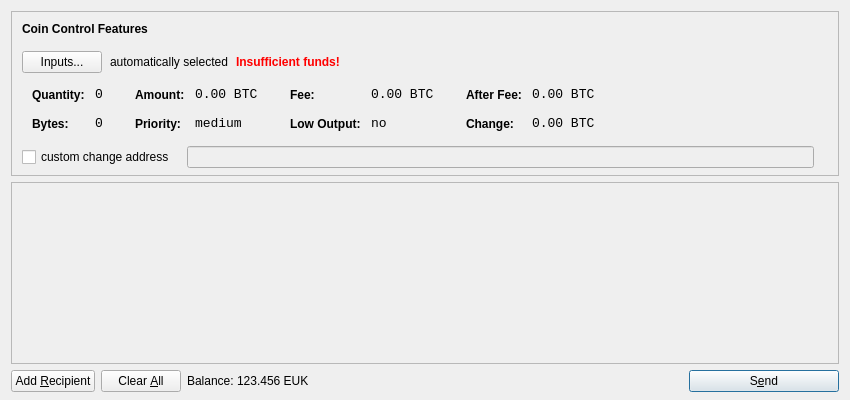
<?xml version="1.0" encoding="UTF-8"?>
<ui version="4.0">
 <class>SendCoinsDialog</class>
 <widget class="QDialog" name="SendCoinsDialog">
  <property name="geometry">
   <rect>
    <x>0</x>
    <y>0</y>
    <width>850</width>
    <height>400</height>
   </rect>
  </property>
  <property name="windowTitle">
   <string>Send Coins</string>
  </property>
  <layout class="QVBoxLayout" name="verticalLayout" stretch="0,1,0">
   <property name="bottomMargin">
    <number>8</number>
   </property>
   <item>
    <widget class="QFrame" name="frameCoinControl">
     <property name="sizePolicy">
      <sizepolicy hsizetype="Expanding" vsizetype="Expanding">
       <horstretch>0</horstretch>
       <verstretch>0</verstretch>
      </sizepolicy>
     </property>
     <property name="maximumSize">
      <size>
       <width>16777215</width>
       <height>16777215</height>
      </size>
     </property>
     <property name="frameShape">
      <enum>QFrame::StyledPanel</enum>
     </property>
     <property name="frameShadow">
      <enum>QFrame::Sunken</enum>
     </property>
     <layout class="QVBoxLayout" name="verticalLayoutCoinControl2">
      <property name="spacing">
       <number>-1</number>
      </property>
      <property name="leftMargin">
       <number>0</number>
      </property>
      <property name="topMargin">
       <number>0</number>
      </property>
      <property name="rightMargin">
       <number>0</number>
      </property>
      <property name="bottomMargin">
       <number>6</number>
      </property>
      <item>
       <layout class="QVBoxLayout" name="verticalLayoutCoinControl" stretch="0,0,0,0,1">
        <property name="spacing">
         <number>0</number>
        </property>
        <property name="leftMargin">
         <number>10</number>
        </property>
        <property name="topMargin">
         <number>10</number>
        </property>
        <item>
         <layout class="QHBoxLayout" name="horizontalLayoutCoinControl1">
          <property name="bottomMargin">
           <number>15</number>
          </property>
          <item>
           <widget class="QLabel" name="labelCoinControlFeatures">
            <property name="sizePolicy">
             <sizepolicy hsizetype="Preferred" vsizetype="Maximum">
              <horstretch>0</horstretch>
              <verstretch>0</verstretch>
             </sizepolicy>
            </property>
            <property name="font">
             <font>
              <weight>75</weight>
              <bold>true</bold>
             </font>
            </property>
            <property name="styleSheet">
             <string notr="true">font-weight:bold;</string>
            </property>
            <property name="text">
             <string>Coin Control Features</string>
            </property>
           </widget>
          </item>
         </layout>
        </item>
        <item>
         <layout class="QHBoxLayout" name="horizontalLayoutCoinControl2" stretch="0,0,0,0">
          <property name="spacing">
           <number>8</number>
          </property>
          <property name="bottomMargin">
           <number>10</number>
          </property>
          <item>
           <widget class="QPushButton" name="pushButtonCoinControl">
            <property name="styleSheet">
             <string notr="true"/>
            </property>
            <property name="text">
             <string>Inputs...</string>
            </property>
           </widget>
          </item>
          <item>
           <widget class="QLabel" name="labelCoinControlAutomaticallySelected">
            <property name="text">
             <string>automatically selected</string>
            </property>
            <property name="margin">
             <number>5</number>
            </property>
           </widget>
          </item>
          <item>
           <widget class="QLabel" name="labelCoinControlInsuffFunds">
            <property name="font">
             <font>
              <weight>75</weight>
              <bold>true</bold>
             </font>
            </property>
            <property name="styleSheet">
             <string notr="true">color:red;font-weight:bold;</string>
            </property>
            <property name="text">
             <string>Insufficient funds!</string>
            </property>
            <property name="margin">
             <number>5</number>
            </property>
           </widget>
          </item>
          <item>
           <spacer name="horizontalSpacerCoinControl">
            <property name="orientation">
             <enum>Qt::Horizontal</enum>
            </property>
            <property name="sizeHint" stdset="0">
             <size>
              <width>40</width>
              <height>1</height>
             </size>
            </property>
           </spacer>
          </item>
         </layout>
        </item>
        <item>
         <widget class="QWidget" name="widgetCoinControl" native="true">
          <property name="sizePolicy">
           <sizepolicy hsizetype="Preferred" vsizetype="Preferred">
            <horstretch>0</horstretch>
            <verstretch>0</verstretch>
           </sizepolicy>
          </property>
          <property name="minimumSize">
           <size>
            <width>0</width>
            <height>0</height>
           </size>
          </property>
          <property name="styleSheet">
           <string notr="true"/>
          </property>
          <layout class="QHBoxLayout" name="horizontalLayoutCoinControl5">
           <property name="margin">
            <number>0</number>
           </property>
           <item>
            <layout class="QHBoxLayout" name="horizontalLayoutCoinControl3" stretch="0,0,0,1">
             <property name="spacing">
              <number>20</number>
             </property>
             <property name="topMargin">
              <number>0</number>
             </property>
             <property name="bottomMargin">
              <number>10</number>
             </property>
             <item>
              <layout class="QFormLayout" name="formLayoutCoinControl1">
               <property name="horizontalSpacing">
                <number>10</number>
               </property>
               <property name="verticalSpacing">
                <number>14</number>
               </property>
               <property name="leftMargin">
                <number>10</number>
               </property>
               <property name="topMargin">
                <number>4</number>
               </property>
               <property name="rightMargin">
                <number>6</number>
               </property>
               <item row="0" column="0">
                <widget class="QLabel" name="labelCoinControlQuantityText">
                 <property name="styleSheet">
                  <string notr="true">font-weight:bold;</string>
                 </property>
                 <property name="text">
                  <string>Quantity:</string>
                 </property>
                 <property name="margin">
                  <number>0</number>
                 </property>
                </widget>
               </item>
               <item row="0" column="1">
                <widget class="QLabel" name="labelCoinControlQuantity">
                 <property name="font">
                  <font>
                   <family>Monospace</family>
                   <pointsize>10</pointsize>
                  </font>
                 </property>
                 <property name="cursor">
                  <cursorShape>IBeamCursor</cursorShape>
                 </property>
                 <property name="contextMenuPolicy">
                  <enum>Qt::ActionsContextMenu</enum>
                 </property>
                 <property name="text">
                  <string notr="true">0</string>
                 </property>
                 <property name="margin">
                  <number>0</number>
                 </property>
                 <property name="textInteractionFlags">
                  <set>Qt::LinksAccessibleByMouse|Qt::TextSelectableByKeyboard|Qt::TextSelectableByMouse</set>
                 </property>
                </widget>
               </item>
               <item row="1" column="0">
                <widget class="QLabel" name="labelCoinControlBytesText">
                 <property name="styleSheet">
                  <string notr="true">font-weight:bold;</string>
                 </property>
                 <property name="text">
                  <string>Bytes:</string>
                 </property>
                </widget>
               </item>
               <item row="1" column="1">
                <widget class="QLabel" name="labelCoinControlBytes">
                 <property name="font">
                  <font>
                   <family>Monospace</family>
                   <pointsize>10</pointsize>
                  </font>
                 </property>
                 <property name="cursor">
                  <cursorShape>IBeamCursor</cursorShape>
                 </property>
                 <property name="contextMenuPolicy">
                  <enum>Qt::ActionsContextMenu</enum>
                 </property>
                 <property name="text">
                  <string notr="true">0</string>
                 </property>
                 <property name="textInteractionFlags">
                  <set>Qt::LinksAccessibleByMouse|Qt::TextSelectableByKeyboard|Qt::TextSelectableByMouse</set>
                 </property>
                </widget>
               </item>
              </layout>
             </item>
             <item>
              <layout class="QFormLayout" name="formLayoutCoinControl2">
               <property name="horizontalSpacing">
                <number>10</number>
               </property>
               <property name="verticalSpacing">
                <number>14</number>
               </property>
               <property name="leftMargin">
                <number>6</number>
               </property>
               <property name="topMargin">
                <number>4</number>
               </property>
               <property name="rightMargin">
                <number>6</number>
               </property>
               <item row="0" column="0">
                <widget class="QLabel" name="labelCoinControlAmountText">
                 <property name="styleSheet">
                  <string notr="true">font-weight:bold;</string>
                 </property>
                 <property name="text">
                  <string>Amount:</string>
                 </property>
                 <property name="margin">
                  <number>0</number>
                 </property>
                </widget>
               </item>
               <item row="0" column="1">
                <widget class="QLabel" name="labelCoinControlAmount">
                 <property name="font">
                  <font>
                   <family>Monospace</family>
                   <pointsize>10</pointsize>
                  </font>
                 </property>
                 <property name="cursor">
                  <cursorShape>IBeamCursor</cursorShape>
                 </property>
                 <property name="contextMenuPolicy">
                  <enum>Qt::ActionsContextMenu</enum>
                 </property>
                 <property name="text">
                  <string notr="true">0.00 BTC</string>
                 </property>
                 <property name="textInteractionFlags">
                  <set>Qt::LinksAccessibleByMouse|Qt::TextSelectableByKeyboard|Qt::TextSelectableByMouse</set>
                 </property>
                </widget>
               </item>
               <item row="1" column="0">
                <widget class="QLabel" name="labelCoinControlPriorityText">
                 <property name="styleSheet">
                  <string notr="true">font-weight:bold;</string>
                 </property>
                 <property name="text">
                  <string>Priority:</string>
                 </property>
                </widget>
               </item>
               <item row="1" column="1">
                <widget class="QLabel" name="labelCoinControlPriority">
                 <property name="font">
                  <font>
                   <family>Monospace</family>
                   <pointsize>10</pointsize>
                  </font>
                 </property>
                 <property name="cursor">
                  <cursorShape>IBeamCursor</cursorShape>
                 </property>
                 <property name="contextMenuPolicy">
                  <enum>Qt::ActionsContextMenu</enum>
                 </property>
                 <property name="text">
                  <string>medium</string>
                 </property>
                 <property name="textInteractionFlags">
                  <set>Qt::LinksAccessibleByMouse|Qt::TextSelectableByKeyboard|Qt::TextSelectableByMouse</set>
                 </property>
                </widget>
               </item>
              </layout>
             </item>
             <item>
              <layout class="QFormLayout" name="formLayoutCoinControl3">
               <property name="horizontalSpacing">
                <number>10</number>
               </property>
               <property name="verticalSpacing">
                <number>14</number>
               </property>
               <property name="leftMargin">
                <number>6</number>
               </property>
               <property name="topMargin">
                <number>4</number>
               </property>
               <property name="rightMargin">
                <number>6</number>
               </property>
               <item row="0" column="0">
                <widget class="QLabel" name="labelCoinControlFeeText">
                 <property name="styleSheet">
                  <string notr="true">font-weight:bold;</string>
                 </property>
                 <property name="text">
                  <string>Fee:</string>
                 </property>
                 <property name="margin">
                  <number>0</number>
                 </property>
                </widget>
               </item>
               <item row="0" column="1">
                <widget class="QLabel" name="labelCoinControlFee">
                 <property name="font">
                  <font>
                   <family>Monospace</family>
                   <pointsize>10</pointsize>
                  </font>
                 </property>
                 <property name="cursor">
                  <cursorShape>IBeamCursor</cursorShape>
                 </property>
                 <property name="contextMenuPolicy">
                  <enum>Qt::ActionsContextMenu</enum>
                 </property>
                 <property name="text">
                  <string notr="true">0.00 BTC</string>
                 </property>
                 <property name="textInteractionFlags">
                  <set>Qt::LinksAccessibleByMouse|Qt::TextSelectableByKeyboard|Qt::TextSelectableByMouse</set>
                 </property>
                </widget>
               </item>
               <item row="1" column="0">
                <widget class="QLabel" name="labelCoinControlLowOutputText">
                 <property name="styleSheet">
                  <string notr="true">font-weight:bold;</string>
                 </property>
                 <property name="text">
                  <string>Low Output:</string>
                 </property>
                </widget>
               </item>
               <item row="1" column="1">
                <widget class="QLabel" name="labelCoinControlLowOutput">
                 <property name="font">
                  <font>
                   <family>Monospace</family>
                   <pointsize>10</pointsize>
                  </font>
                 </property>
                 <property name="cursor">
                  <cursorShape>IBeamCursor</cursorShape>
                 </property>
                 <property name="contextMenuPolicy">
                  <enum>Qt::ActionsContextMenu</enum>
                 </property>
                 <property name="text">
                  <string>no</string>
                 </property>
                 <property name="textInteractionFlags">
                  <set>Qt::LinksAccessibleByMouse|Qt::TextSelectableByKeyboard|Qt::TextSelectableByMouse</set>
                 </property>
                </widget>
               </item>
              </layout>
             </item>
             <item>
              <layout class="QFormLayout" name="formLayoutCoinControl4">
               <property name="horizontalSpacing">
                <number>10</number>
               </property>
               <property name="verticalSpacing">
                <number>14</number>
               </property>
               <property name="leftMargin">
                <number>6</number>
               </property>
               <property name="topMargin">
                <number>4</number>
               </property>
               <property name="rightMargin">
                <number>6</number>
               </property>
               <item row="0" column="0">
                <widget class="QLabel" name="labelCoinControlAfterFeeText">
                 <property name="styleSheet">
                  <string notr="true">font-weight:bold;</string>
                 </property>
                 <property name="text">
                  <string>After Fee:</string>
                 </property>
                 <property name="margin">
                  <number>0</number>
                 </property>
                </widget>
               </item>
               <item row="0" column="1">
                <widget class="QLabel" name="labelCoinControlAfterFee">
                 <property name="font">
                  <font>
                   <family>Monospace</family>
                   <pointsize>10</pointsize>
                  </font>
                 </property>
                 <property name="cursor">
                  <cursorShape>IBeamCursor</cursorShape>
                 </property>
                 <property name="contextMenuPolicy">
                  <enum>Qt::ActionsContextMenu</enum>
                 </property>
                 <property name="text">
                  <string notr="true">0.00 BTC</string>
                 </property>
                 <property name="textInteractionFlags">
                  <set>Qt::LinksAccessibleByMouse|Qt::TextSelectableByKeyboard|Qt::TextSelectableByMouse</set>
                 </property>
                </widget>
               </item>
               <item row="1" column="0">
                <widget class="QLabel" name="labelCoinControlChangeText">
                 <property name="styleSheet">
                  <string notr="true">font-weight:bold;</string>
                 </property>
                 <property name="text">
                  <string>Change:</string>
                 </property>
                </widget>
               </item>
               <item row="1" column="1">
                <widget class="QLabel" name="labelCoinControlChange">
                 <property name="font">
                  <font>
                   <family>Monospace</family>
                   <pointsize>10</pointsize>
                  </font>
                 </property>
                 <property name="cursor">
                  <cursorShape>IBeamCursor</cursorShape>
                 </property>
                 <property name="contextMenuPolicy">
                  <enum>Qt::ActionsContextMenu</enum>
                 </property>
                 <property name="text">
                  <string notr="true">0.00 BTC</string>
                 </property>
                 <property name="textInteractionFlags">
                  <set>Qt::LinksAccessibleByMouse|Qt::TextSelectableByKeyboard|Qt::TextSelectableByMouse</set>
                 </property>
                </widget>
               </item>
              </layout>
             </item>
            </layout>
           </item>
          </layout>
         </widget>
        </item>
        <item>
         <layout class="QHBoxLayout" name="horizontalLayoutCoinControl4" stretch="0,0,0">
          <property name="spacing">
           <number>12</number>
          </property>
          <property name="sizeConstraint">
           <enum>QLayout::SetDefaultConstraint</enum>
          </property>
          <property name="topMargin">
           <number>5</number>
          </property>
          <property name="rightMargin">
           <number>5</number>
          </property>
          <item>
           <widget class="QCheckBox" name="checkBoxCoinControlChange">
            <property name="text">
             <string>custom change address</string>
            </property>
           </widget>
          </item>
          <item>
           <widget class="QLineEdit" name="lineEditCoinControlChange">
            <property name="enabled">
             <bool>false</bool>
            </property>
            <property name="sizePolicy">
             <sizepolicy hsizetype="Expanding" vsizetype="Fixed">
              <horstretch>0</horstretch>
              <verstretch>0</verstretch>
             </sizepolicy>
            </property>
           </widget>
          </item>
          <item>
           <widget class="QLabel" name="labelCoinControlChangeLabel">
            <property name="sizePolicy">
             <sizepolicy hsizetype="Preferred" vsizetype="Expanding">
              <horstretch>0</horstretch>
              <verstretch>0</verstretch>
             </sizepolicy>
            </property>
            <property name="minimumSize">
             <size>
              <width>0</width>
              <height>0</height>
             </size>
            </property>
            <property name="text">
             <string/>
            </property>
            <property name="margin">
             <number>3</number>
            </property>
           </widget>
          </item>
         </layout>
        </item>
        <item>
         <spacer name="verticalSpacerCoinControl">
          <property name="orientation">
           <enum>Qt::Vertical</enum>
          </property>
          <property name="sizeHint" stdset="0">
           <size>
            <width>800</width>
            <height>1</height>
           </size>
          </property>
         </spacer>
        </item>
       </layout>
      </item>
     </layout>
    </widget>
   </item>
   <item>
    <widget class="QScrollArea" name="scrollArea">
     <property name="widgetResizable">
      <bool>true</bool>
     </property>
     <widget class="QWidget" name="scrollAreaWidgetContents">
      <property name="geometry">
       <rect>
        <x>0</x>
        <y>0</y>
        <width>830</width>
        <height>165</height>
       </rect>
      </property>
      <layout class="QVBoxLayout" name="verticalLayout_2">
       <property name="margin">
        <number>0</number>
       </property>
       <item>
        <layout class="QVBoxLayout" name="entries">
         <property name="spacing">
          <number>6</number>
         </property>
        </layout>
       </item>
       <item>
        <spacer name="verticalSpacer">
         <property name="orientation">
          <enum>Qt::Vertical</enum>
         </property>
         <property name="sizeHint" stdset="0">
          <size>
           <width>20</width>
           <height>40</height>
          </size>
         </property>
        </spacer>
       </item>
      </layout>
     </widget>
    </widget>
   </item>
   <item>
    <layout class="QHBoxLayout" name="horizontalLayout">
     <item>
      <widget class="QPushButton" name="addButton">
       <property name="toolTip">
        <string>Send to multiple recipients at once</string>
       </property>
       <property name="text">
        <string>Add &amp;Recipient</string>
       </property>
       <property name="icon">
        <iconset resource="../bitcoin.qrc">
         <normaloff>:/icons/add</normaloff>:/icons/add</iconset>
       </property>
       <property name="autoDefault">
        <bool>false</bool>
       </property>
      </widget>
     </item>
     <item>
      <widget class="QPushButton" name="clearButton">
       <property name="sizePolicy">
        <sizepolicy hsizetype="Minimum" vsizetype="Fixed">
         <horstretch>0</horstretch>
         <verstretch>0</verstretch>
        </sizepolicy>
       </property>
       <property name="toolTip">
        <string>Remove all transaction fields</string>
       </property>
       <property name="text">
        <string>Clear &amp;All</string>
       </property>
       <property name="icon">
        <iconset resource="../bitcoin.qrc">
         <normaloff>:/icons/remove</normaloff>:/icons/remove</iconset>
       </property>
       <property name="autoRepeatDelay">
        <number>300</number>
       </property>
       <property name="autoDefault">
        <bool>false</bool>
       </property>
      </widget>
     </item>
     <item>
      <layout class="QHBoxLayout" name="horizontalLayout_2">
       <property name="spacing">
        <number>3</number>
       </property>
       <item>
        <widget class="QLabel" name="label">
         <property name="text">
          <string>Balance:</string>
         </property>
        </widget>
       </item>
       <item>
        <widget class="QLabel" name="labelBalance">
         <property name="cursor">
          <cursorShape>IBeamCursor</cursorShape>
         </property>
         <property name="text">
          <string>123.456 EUK</string>
         </property>
         <property name="textInteractionFlags">
          <set>Qt::LinksAccessibleByMouse|Qt::TextSelectableByKeyboard|Qt::TextSelectableByMouse</set>
         </property>
        </widget>
       </item>
      </layout>
     </item>
     <item>
      <spacer name="horizontalSpacer">
       <property name="orientation">
        <enum>Qt::Horizontal</enum>
       </property>
       <property name="sizeHint" stdset="0">
        <size>
         <width>40</width>
         <height>20</height>
        </size>
       </property>
      </spacer>
     </item>
     <item>
      <widget class="QPushButton" name="sendButton">
       <property name="minimumSize">
        <size>
         <width>150</width>
         <height>0</height>
        </size>
       </property>
       <property name="toolTip">
        <string>Confirm the send action</string>
       </property>
       <property name="text">
        <string>S&amp;end</string>
       </property>
       <property name="icon">
        <iconset resource="../bitcoin.qrc">
         <normaloff>:/icons/send</normaloff>:/icons/send</iconset>
       </property>
       <property name="default">
        <bool>true</bool>
       </property>
      </widget>
     </item>
    </layout>
   </item>
  </layout>
 </widget>
 <resources>
  <include location="../bitcoin.qrc"/>
 </resources>
 <connections/>
</ui>
